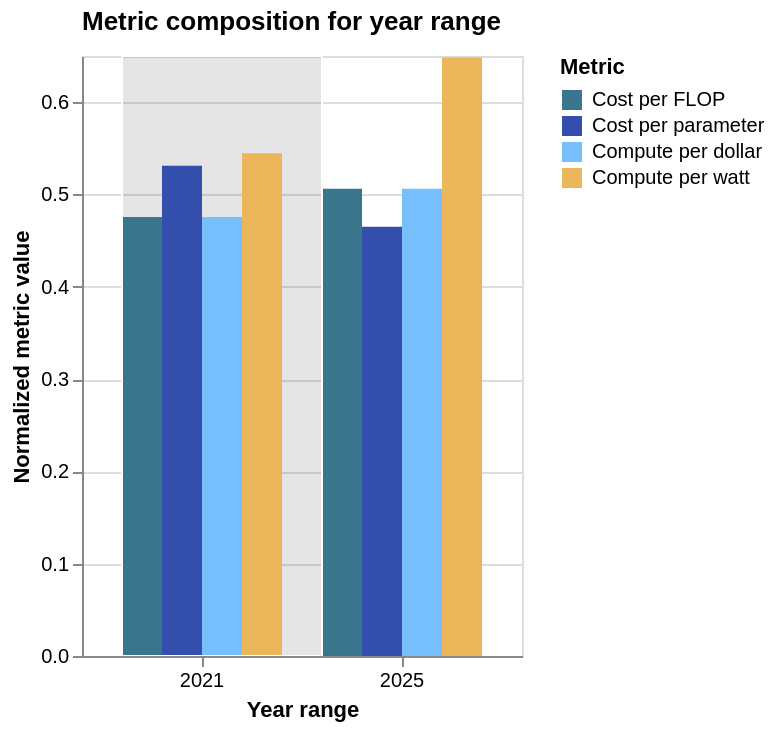

The code cell stored with this chart in its notebook:
### Code cell
alt.data_transformers.disable_max_rows()

range_ = [
    '#39758D', '#334EAD', '#77BEFC', '#ECB75B'
]

bars = alt.Chart(df_efficiency_long).add_params(brush).transform_filter(brush).mark_bar(width=20).encode(
    alt.X('year:O', title='Year range', sort='ascending', axis=alt.Axis(labelAngle=0)),
    alt.Y('mean(metric_value):Q', title='Normalized metric value'),
    alt.Color('metric:N', title='Metric', scale=alt.Scale(domain=metrics_norm, range=range_)),
    alt.XOffset('metric:N'),
    tooltip=[
        alt.Tooltip('metric:N', title='Metric'),
        alt.Tooltip('mean(metric_value):Q', title='Metric value', format='.2f')
    ]
).properties(
    title=alt.Title('Metric composition for year range', anchor='start', frame='group', offset=10)
)

bars

### Figure 1 — Vega-Lite specification as saved in the notebook (floating-point values rounded to 4 significant figures; data arrays with more than 128 entries replaced by an {"elided": "..."} marker saying what was removed)
{"config": {"view": {"continuousWidth": 300, "continuousHeight": 300}}, "data": {"name": "data-f16ef2efe9db8e38d88c1dceec3b57c7"}, "mark": {"type": "bar", "width": 20}, "encoding": {"color": {"field": "metric", "scale": {"domain": ["Cost per FLOP", "Cost per parameter", "Compute per dollar", "Compute per watt"], "range": ["#39758D", "#334EAD", "#77BEFC", "#ECB75B"]}, "title": "Metric", "type": "nominal"}, "tooltip": [{"field": "metric", "title": "Metric", "type": "nominal"}, {"aggregate": "mean", "field": "metric_value", "format": ".2f", "title": "Metric value", "type": "quantitative"}], "x": {"axis": {"labelAngle": 0}, "field": "year", "sort": "ascending", "title": "Year range", "type": "ordinal"}, "xOffset": {"field": "metric", "type": "nominal"}, "y": {"aggregate": "mean", "field": "metric_value", "title": "Normalized metric value", "type": "quantitative"}}, "params": [{"name": "brush", "select": {"type": "interval", "encodings": ["x"]}, "value": {"x": [2021, 2025]}}], "title": {"text": "Metric composition for year range", "anchor": "start", "frame": "group", "offset": 10}, "transform": [{"filter": {"param": "brush"}}], "$schema": "https://vega.github.io/schema/vega-lite/v5.20.1.json", "datasets": {"data-f16ef2efe9db8e38d88c1dceec3b57c7": {"elided": "5348 records"}}}
